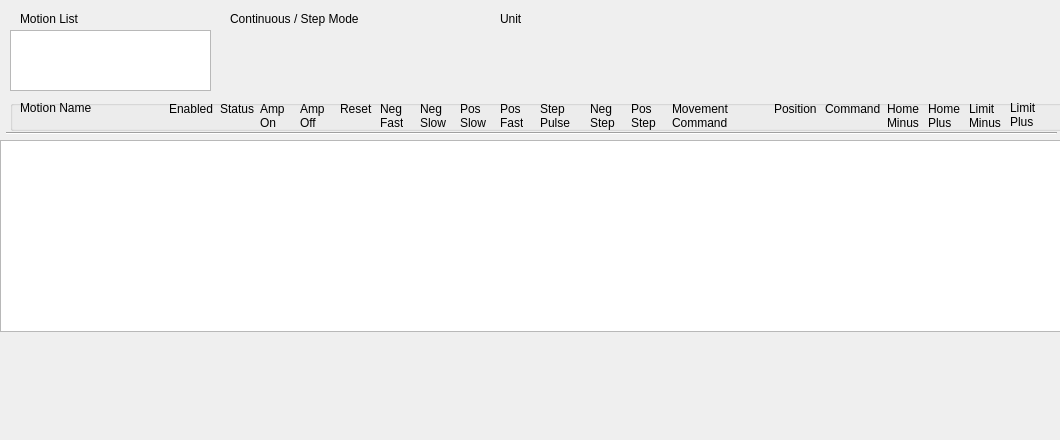
<?xml version="1.0" encoding="UTF-8"?>
<ui version="4.0">
 <class>Motor</class>
 <widget class="QWidget" name="Motor">
  <property name="geometry">
   <rect>
    <x>0</x>
    <y>0</y>
    <width>1060</width>
    <height>440</height>
   </rect>
  </property>
  <property name="windowTitle">
   <string>MotorManager</string>
  </property>
  <widget class="QLabel" name="labelMotionList">
   <property name="geometry">
    <rect>
     <x>20</x>
     <y>10</y>
     <width>67</width>
     <height>17</height>
    </rect>
   </property>
   <property name="font">
    <font>
     <pointsize>9</pointsize>
     <weight>50</weight>
     <bold>false</bold>
    </font>
   </property>
   <property name="text">
    <string>Motion List</string>
   </property>
   <property name="wordWrap">
    <bool>true</bool>
   </property>
  </widget>
  <widget class="QTextEdit" name="textEdit">
   <property name="geometry">
    <rect>
     <x>10</x>
     <y>30</y>
     <width>201</width>
     <height>61</height>
    </rect>
   </property>
  </widget>
  <widget class="QGroupBox" name="groupBox_2">
   <property name="geometry">
    <rect>
     <x>10</x>
     <y>100</y>
     <width>1061</width>
     <height>31</height>
    </rect>
   </property>
   <property name="title">
    <string/>
   </property>
   <widget class="QLabel" name="labelMotionList_2">
    <property name="geometry">
     <rect>
      <x>10</x>
      <y>0</y>
      <width>75</width>
      <height>16</height>
     </rect>
    </property>
    <property name="font">
     <font>
      <pointsize>9</pointsize>
      <weight>50</weight>
      <bold>false</bold>
     </font>
    </property>
    <property name="text">
     <string>Motion Name</string>
    </property>
    <property name="wordWrap">
     <bool>true</bool>
    </property>
   </widget>
   <widget class="QLabel" name="labelMotionList_12">
    <property name="geometry">
     <rect>
      <x>580</x>
      <y>1</y>
      <width>25</width>
      <height>29</height>
     </rect>
    </property>
    <property name="font">
     <font>
      <pointsize>9</pointsize>
      <weight>50</weight>
      <bold>false</bold>
     </font>
    </property>
    <property name="text">
     <string>Neg
Step</string>
    </property>
    <property name="wordWrap">
     <bool>true</bool>
    </property>
   </widget>
   <widget class="QLabel" name="labelMotionList_14">
    <property name="geometry">
     <rect>
      <x>662</x>
      <y>1</y>
      <width>59</width>
      <height>29</height>
     </rect>
    </property>
    <property name="font">
     <font>
      <pointsize>9</pointsize>
      <weight>50</weight>
      <bold>false</bold>
     </font>
    </property>
    <property name="text">
     <string>Movement
Command</string>
    </property>
    <property name="wordWrap">
     <bool>true</bool>
    </property>
   </widget>
   <widget class="QLabel" name="labelMotionList_19">
    <property name="geometry">
     <rect>
      <x>1000</x>
      <y>0</y>
      <width>28</width>
      <height>29</height>
     </rect>
    </property>
    <property name="font">
     <font>
      <pointsize>9</pointsize>
      <weight>50</weight>
      <bold>false</bold>
     </font>
    </property>
    <property name="text">
     <string>Limit
Plus</string>
    </property>
    <property name="wordWrap">
     <bool>true</bool>
    </property>
   </widget>
   <widget class="QLabel" name="labelMotionList_17">
    <property name="geometry">
     <rect>
      <x>877</x>
      <y>1</y>
      <width>33</width>
      <height>29</height>
     </rect>
    </property>
    <property name="font">
     <font>
      <pointsize>9</pointsize>
      <weight>50</weight>
      <bold>false</bold>
     </font>
    </property>
    <property name="text">
     <string>Home
Minus</string>
    </property>
    <property name="wordWrap">
     <bool>true</bool>
    </property>
   </widget>
   <widget class="QLabel" name="labelMotionList_6">
    <property name="geometry">
     <rect>
      <x>330</x>
      <y>1</y>
      <width>32</width>
      <height>16</height>
     </rect>
    </property>
    <property name="font">
     <font>
      <pointsize>9</pointsize>
      <weight>50</weight>
      <bold>false</bold>
     </font>
    </property>
    <property name="text">
     <string>Reset</string>
    </property>
    <property name="wordWrap">
     <bool>true</bool>
    </property>
   </widget>
   <widget class="QLabel" name="labelMotionList_21">
    <property name="geometry">
     <rect>
      <x>210</x>
      <y>1</y>
      <width>35</width>
      <height>16</height>
     </rect>
    </property>
    <property name="font">
     <font>
      <pointsize>9</pointsize>
      <weight>50</weight>
      <bold>false</bold>
     </font>
    </property>
    <property name="text">
     <string>Status</string>
    </property>
    <property name="wordWrap">
     <bool>true</bool>
    </property>
   </widget>
   <widget class="QLabel" name="labelMotionList_8">
    <property name="geometry">
     <rect>
      <x>410</x>
      <y>1</y>
      <width>27</width>
      <height>29</height>
     </rect>
    </property>
    <property name="font">
     <font>
      <pointsize>9</pointsize>
      <weight>50</weight>
      <bold>false</bold>
     </font>
    </property>
    <property name="text">
     <string>Neg
Slow</string>
    </property>
    <property name="wordWrap">
     <bool>true</bool>
    </property>
   </widget>
   <widget class="QLabel" name="labelMotionList_3">
    <property name="geometry">
     <rect>
      <x>159</x>
      <y>1</y>
      <width>45</width>
      <height>16</height>
     </rect>
    </property>
    <property name="font">
     <font>
      <pointsize>9</pointsize>
      <weight>50</weight>
      <bold>false</bold>
     </font>
    </property>
    <property name="text">
     <string>Enabled</string>
    </property>
    <property name="wordWrap">
     <bool>true</bool>
    </property>
   </widget>
   <widget class="QLabel" name="labelMotionList_15">
    <property name="geometry">
     <rect>
      <x>764</x>
      <y>1</y>
      <width>45</width>
      <height>16</height>
     </rect>
    </property>
    <property name="font">
     <font>
      <pointsize>9</pointsize>
      <weight>50</weight>
      <bold>false</bold>
     </font>
    </property>
    <property name="text">
     <string>Position</string>
    </property>
    <property name="wordWrap">
     <bool>true</bool>
    </property>
   </widget>
   <widget class="QLabel" name="labelMotionList_4">
    <property name="geometry">
     <rect>
      <x>250</x>
      <y>1</y>
      <width>26</width>
      <height>29</height>
     </rect>
    </property>
    <property name="font">
     <font>
      <pointsize>9</pointsize>
      <weight>50</weight>
      <bold>false</bold>
     </font>
    </property>
    <property name="text">
     <string>Amp
On</string>
    </property>
    <property name="wordWrap">
     <bool>true</bool>
    </property>
   </widget>
   <widget class="QLabel" name="labelMotionList_13">
    <property name="geometry">
     <rect>
      <x>621</x>
      <y>1</y>
      <width>25</width>
      <height>29</height>
     </rect>
    </property>
    <property name="font">
     <font>
      <pointsize>9</pointsize>
      <weight>50</weight>
      <bold>false</bold>
     </font>
    </property>
    <property name="text">
     <string>Pos
Step</string>
    </property>
    <property name="wordWrap">
     <bool>true</bool>
    </property>
   </widget>
   <widget class="QLabel" name="labelMotionList_7">
    <property name="geometry">
     <rect>
      <x>370</x>
      <y>1</y>
      <width>23</width>
      <height>29</height>
     </rect>
    </property>
    <property name="font">
     <font>
      <pointsize>9</pointsize>
      <weight>50</weight>
      <bold>false</bold>
     </font>
    </property>
    <property name="text">
     <string>Neg
Fast</string>
    </property>
    <property name="wordWrap">
     <bool>true</bool>
    </property>
   </widget>
   <widget class="QLabel" name="labelMotionList_18">
    <property name="geometry">
     <rect>
      <x>918</x>
      <y>1</y>
      <width>33</width>
      <height>29</height>
     </rect>
    </property>
    <property name="font">
     <font>
      <pointsize>9</pointsize>
      <weight>50</weight>
      <bold>false</bold>
     </font>
    </property>
    <property name="text">
     <string>Home
Plus</string>
    </property>
    <property name="wordWrap">
     <bool>true</bool>
    </property>
   </widget>
   <widget class="QLabel" name="labelMotionList_20">
    <property name="geometry">
     <rect>
      <x>959</x>
      <y>1</y>
      <width>33</width>
      <height>29</height>
     </rect>
    </property>
    <property name="font">
     <font>
      <pointsize>9</pointsize>
      <weight>50</weight>
      <bold>false</bold>
     </font>
    </property>
    <property name="text">
     <string>Limit
Minus</string>
    </property>
    <property name="wordWrap">
     <bool>true</bool>
    </property>
   </widget>
   <widget class="QLabel" name="labelMotionList_11">
    <property name="geometry">
     <rect>
      <x>530</x>
      <y>1</y>
      <width>30</width>
      <height>29</height>
     </rect>
    </property>
    <property name="font">
     <font>
      <pointsize>9</pointsize>
      <weight>50</weight>
      <bold>false</bold>
     </font>
    </property>
    <property name="text">
     <string>Step
Pulse</string>
    </property>
    <property name="wordWrap">
     <bool>true</bool>
    </property>
   </widget>
   <widget class="QLabel" name="labelMotionList_5">
    <property name="geometry">
     <rect>
      <x>290</x>
      <y>1</y>
      <width>26</width>
      <height>29</height>
     </rect>
    </property>
    <property name="font">
     <font>
      <pointsize>9</pointsize>
      <weight>50</weight>
      <bold>false</bold>
     </font>
    </property>
    <property name="text">
     <string>Amp
Off</string>
    </property>
    <property name="wordWrap">
     <bool>true</bool>
    </property>
   </widget>
   <widget class="QLabel" name="labelMotionList_16">
    <property name="geometry">
     <rect>
      <x>815</x>
      <y>1</y>
      <width>56</width>
      <height>16</height>
     </rect>
    </property>
    <property name="font">
     <font>
      <pointsize>9</pointsize>
      <weight>50</weight>
      <bold>false</bold>
     </font>
    </property>
    <property name="text">
     <string>Command</string>
    </property>
    <property name="wordWrap">
     <bool>true</bool>
    </property>
   </widget>
   <widget class="QLabel" name="labelMotionList_10">
    <property name="geometry">
     <rect>
      <x>490</x>
      <y>1</y>
      <width>23</width>
      <height>29</height>
     </rect>
    </property>
    <property name="font">
     <font>
      <pointsize>9</pointsize>
      <weight>50</weight>
      <bold>false</bold>
     </font>
    </property>
    <property name="text">
     <string>Pos
Fast</string>
    </property>
    <property name="wordWrap">
     <bool>true</bool>
    </property>
   </widget>
   <widget class="QLabel" name="labelMotionList_9">
    <property name="geometry">
     <rect>
      <x>450</x>
      <y>1</y>
      <width>27</width>
      <height>29</height>
     </rect>
    </property>
    <property name="font">
     <font>
      <pointsize>9</pointsize>
      <weight>50</weight>
      <bold>false</bold>
     </font>
    </property>
    <property name="text">
     <string>Pos
Slow</string>
    </property>
    <property name="wordWrap">
     <bool>true</bool>
    </property>
   </widget>
  </widget>
  <widget class="Line" name="line">
   <property name="geometry">
    <rect>
     <x>6</x>
     <y>125</y>
     <width>1051</width>
     <height>16</height>
    </rect>
   </property>
   <property name="orientation">
    <enum>Qt::Horizontal</enum>
   </property>
  </widget>
  <widget class="QLabel" name="labelMotionList_26">
   <property name="geometry">
    <rect>
     <x>230</x>
     <y>10</y>
     <width>151</width>
     <height>17</height>
    </rect>
   </property>
   <property name="font">
    <font>
     <pointsize>9</pointsize>
     <weight>50</weight>
     <bold>false</bold>
    </font>
   </property>
   <property name="text">
    <string>Continuous / Step Mode</string>
   </property>
   <property name="wordWrap">
    <bool>true</bool>
   </property>
  </widget>
  <widget class="QLabel" name="labelMotionList_27">
   <property name="geometry">
    <rect>
     <x>500</x>
     <y>10</y>
     <width>151</width>
     <height>17</height>
    </rect>
   </property>
   <property name="font">
    <font>
     <pointsize>9</pointsize>
     <weight>50</weight>
     <bold>false</bold>
    </font>
   </property>
   <property name="text">
    <string>Unit</string>
   </property>
   <property name="wordWrap">
    <bool>true</bool>
   </property>
  </widget>
  <widget class="QListWidget" name="listWidget">
   <property name="geometry">
    <rect>
     <x>0</x>
     <y>140</y>
     <width>1061</width>
     <height>192</height>
    </rect>
   </property>
  </widget>
 </widget>
 <resources/>
 <connections/>
</ui>
